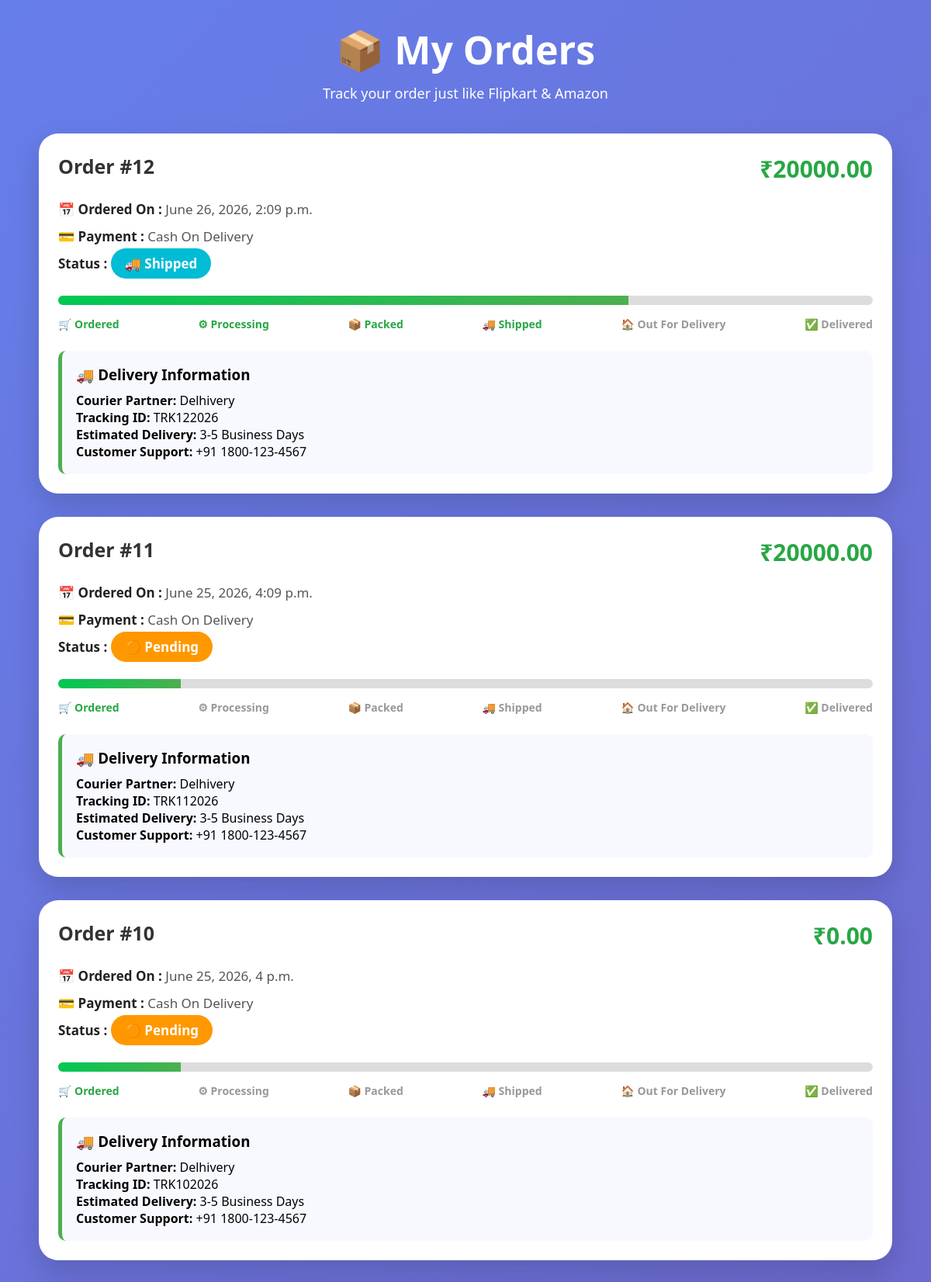
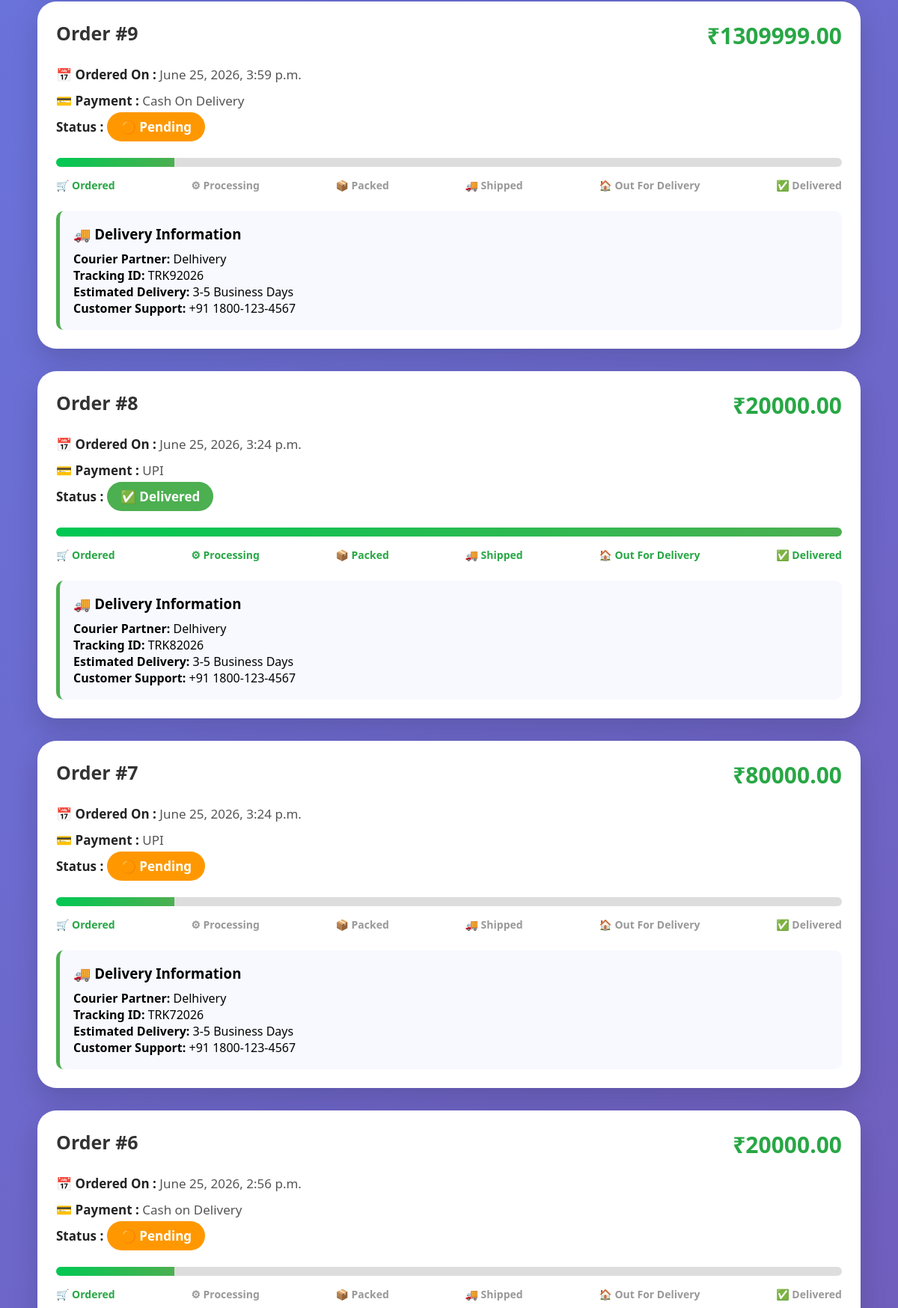
Screenshot of /orders/ (signed in, upper part) with the database file from the repository (2 pictures, top to bottom).
### store/models.py (models this page shows, shortened)
class Order(models.Model):
    STATUS_CHOICES = [
        ('Pending', 'Pending'),
        ('Processing', 'Processing'),
        ('Packed', 'Packed'),
        ('Shipped', 'Shipped'),
        ('Out for Delivery', 'Out for Delivery'),
        ('Delivered', 'Delivered'),
        ('Cancelled', 'Cancelled'),
    ]
    user = models.ForeignKey(
        User,
        on_delete=models.CASCADE
    )
    total_amount = models.DecimalField(
        max_digits=10,
        decimal_places=2
    )
    payment_method = models.CharField(
        max_length=50
    )
    status = models.CharField(
        max_length=30,
        choices=STATUS_CHOICES,
        default='Pending'
    )
    created_at = models.DateTimeField(
        auto_now_add=True
    )

### store/views.py (the view)
@login_required(login_url='/login/')
def order_history(request):
    orders = Order.objects.filter(
        user=request.user
    ).order_by('-created_at')
    return render(
        request,
        'store/order_history.html',
        {
            'orders': orders
        }
    )

### store/templates/store/order_history.html (shortened to what this page needs)
<!DOCTYPE html>
<html>
<head>
</head>
<body>
<div class="container">
<div class="header">
<h1>📦 My Orders</h1>
<p>Track your order just like Flipkart & Amazon</p>
</div>
{% if orders %}
{% for order in orders %}
<div class="order-card">
<div class="top">
<div class="order-id">
Order #{{ order.id }}
</div>
<div class="amount">
₹{{ order.total_amount }}
</div>
</div>
<div class="info">
<strong>📅 Ordered On :</strong>
{{ order.created_at }}
</div>
<div class="info">
<strong>💳 Payment :</strong>
{{ order.payment_method }}
</div>
<div class="info">
<strong>Status :</strong>
{% if order.status == "Pending" %}
<span class="status pending">🟠 Pending</span>
{% elif order.status == "Processing" %}
<span class="status processing">🔵 Processing</span>
{% elif order.status == "Packed" %}
<span class="status packed">📦 Packed</span>
{% elif order.status == "Shipped" %}
<span class="status shipped">🚚 Shipped</span>
{% elif order.status == "Out for Delivery" %}
<span class="status outdelivery">🏠 Out For Delivery</span>
{% elif order.status == "Delivered" %}
<span class="status delivered">✅ Delivered</span>
{% else %}
<span class="status pending">Cancelled</span>
{% endif %}
</div>
<div class="progress">
<div class="progress-bar">
<div class="progress-fill
{% if order.status == 'Pending' %}
pending
{% elif order.status == 'Processing' %}
processing
{% elif order.status == 'Packed' %}
packed
{% elif order.status == 'Shipped' %}
shipped
{% elif order.status == 'Out for Delivery' %}
outdelivery
{% elif order.status == 'Delivered' %}
delivered
{% endif %}
">
</div>
</div>
<div class="steps">
<span class="{% if order.status == 'Pending' or order.status == 'Processing' or order.status == 'Packed' or order.status == 'Shipped' or order.status == 'Out for Delivery' or order.status == 'Delivered' %}active{% endif %}">
🛒 Ordered
</span>
<span class="{% if order.status == 'Processing' or order.status == 'Packed' or order.status == 'Shipped' or order.status == 'Out for Delivery' or order.status == 'Delivered' %}active{% endif %}">
⚙ Processing
</span>
<span class="{% if order.status == 'Packed' or order.status == 'Shipped' or order.status == 'Out for Delivery' or order.status == 'Delivered' %}active{% endif %}">
📦 Packed
</span>
<span class="{% if order.status == 'Shipped' or order.status == 'Out for Delivery' or order.status == 'Delivered' %}active{% endif %}">
🚚 Shipped
</span>
<span class="{% if order.status == 'Out for Delivery' or order.status == 'Delivered' %}active{% endif %}">
🏠 Out For Delivery
</span>
<span class="{% if order.status == 'Delivered' %}active{% endif %}">
✅ Delivered
</span>
</div>
</div>
<div class="delivery-box">
<h3>🚚 Delivery Information</h3>
<p><strong>Courier Partner:</strong> Delhivery</p>
<p><strong>Tracking ID:</strong> TRK{{ order.id }}2026</p>
<p><strong>Estimated Delivery:</strong> 3-5 Business Days</p>
<p><strong>Customer Support:</strong> +91 1800-123-4567</p>
</div>
</div>
{% endfor %}
{% else %}
<div class="empty">
<h2>😔 No Orders Yet</h2>
<p>Your orders will appear here after you place your first order.</p>
</div>
{% endif %}
</div>
</body>
</html>

### store/templates/store/order_history.html (style rules this page uses)
* { margin:0; padding:0; box-sizing:border-box; font-family:'Segoe UI',sans-serif; }
body { background:linear-gradient(135deg,#667eea,#764ba2); min-height:100vh; padding:30px; }
.container { max-width:1100px; margin:auto; }
.header { text-align:center; color:white; margin-bottom:40px; }
.header h1 { font-size:50px; }
.header p { font-size:18px; margin-top:10px; }
.order-card { background:white; border-radius:25px; padding:25px; margin-bottom:30px; box-shadow:0 15px 35px rgba(0,0,0,.15); transition:.3s; }
.top { display:flex; justify-content:space-between; flex-wrap:wrap; gap:15px; margin-bottom:20px; }
.order-id { font-size:25px; font-weight:bold; color:#333; }
.amount { color:#28a745; font-size:30px; font-weight:bold; }
.info { margin:12px 0; color:#555; font-size:17px; }
.info strong { color:#222; }
.status { color:white; padding:8px 18px; border-radius:30px; font-weight:bold; }
.pending { background:#ff9800; }
.shipped { background:#00BCD4; }
.delivered { background:#4CAF50; }
.progress { margin-top:30px; }
.progress-bar { width:100%; height:12px; background:#ddd; border-radius:20px; overflow:hidden; }
.progress-fill { height:100%; background:linear-gradient(90deg,#00c853,#4CAF50); transition:1s; }
.progress-fill.pending { width:15%; }
.progress-fill.shipped { width:70%; }
.progress-fill.delivered { width:100%; }
.steps { display:flex; justify-content:space-between; margin-top:15px; flex-wrap:wrap; gap:10px; }
.steps span { color:#999; font-size:14px; font-weight:bold; }
.steps .active { color:#28a745; }
.delivery-box { margin-top:25px; background:#f8f9ff; border-left:5px solid #4CAF50; padding:18px; border-radius:10px; }
.delivery-box h3 { margin-bottom:10px; }

### rows the page displays
Order: id "12", total_amount "20000.00", created_at "June 26, 2026, 2:09 p.m.", payment_method "Cash On Delivery", status "🚚 Shipped"
Order: id "11", total_amount "20000.00", created_at "June 25, 2026, 4:09 p.m.", payment_method "Cash On Delivery", status "🟠 Pending"
Order: id "10", total_amount "0.00", created_at "June 25, 2026, 4 p.m.", payment_method "Cash On Delivery", status "🟠 Pending"
Order: id "9", total_amount "1309999.00", created_at "June 25, 2026, 3:59 p.m.", payment_method "Cash On Delivery", status "🟠 Pending"
Order: id "8", total_amount "20000.00", created_at "June 25, 2026, 3:24 p.m.", payment_method "UPI", status "✅ Delivered"
Order: id "7", total_amount "80000.00", created_at "June 25, 2026, 3:24 p.m.", payment_method "UPI", status "🟠 Pending"
Order: id "6", total_amount "20000.00", created_at "June 25, 2026, 2:56 p.m.", payment_method "Cash on Delivery", status "🟠 Pending"
